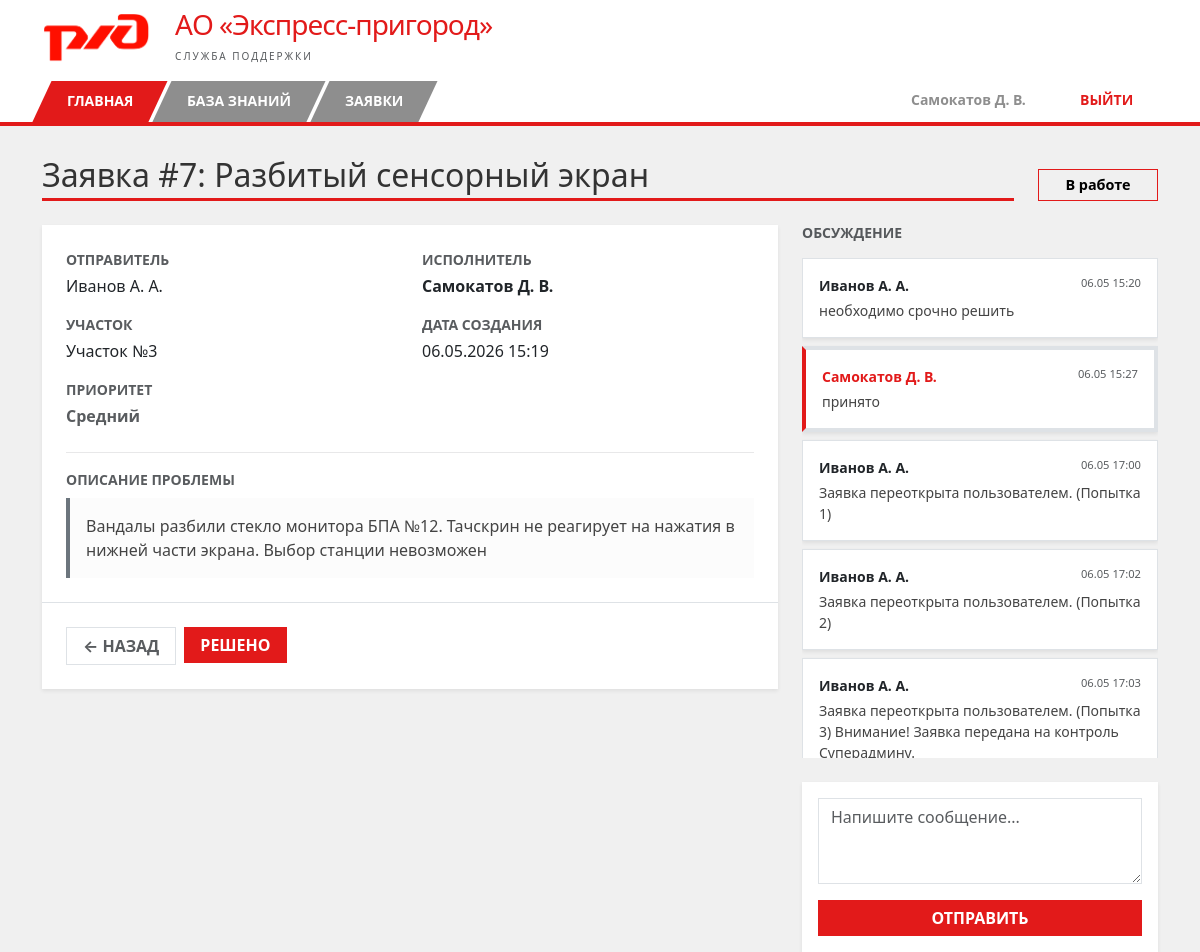
/tickets/7 (signed in), run on the app's committed database.
### app/models.py (models this page shows, shortened)
class User(UserMixin, db.Model):
    id = db.Column(db.Integer, primary_key=True)
    username = db.Column(db.String(64), index=True, unique=True, nullable=False)
    email = db.Column(db.String(120), unique=True, nullable=False)  # Новое поле
    phone = db.Column(db.String(20), nullable=False)                # Новое поле
    password_hash = db.Column(db.String(128))
    role = db.Column(db.String(20), default='employee') # employee, support, superadmin
    department = db.Column(db.String(50)) # IT, 1C, HR (только для support)
    tickets_created = db.relationship('Ticket', foreign_keys='Ticket.creator_id', backref='creator', lazy='dynamic')
    tickets_assigned = db.relationship('Ticket', foreign_keys='Ticket.assignee_id', backref='assignee', lazy='dynamic')

class Ticket(db.Model):
    id = db.Column(db.Integer, primary_key=True)
    title = db.Column(db.String(100), nullable=False)
    description = db.Column(db.Text, nullable=False)
    category = db.Column(db.String(50), nullable=False)
    priority = db.Column(db.String(20), default='Средний')
    status = db.Column(db.String(20), default='Новая')
    reopen_count = db.Column(db.Integer, default=0)
    created_at = db.Column(db.DateTime, index=True, default=datetime.utcnow)
    creator_id = db.Column(db.Integer, db.ForeignKey('user.id'), nullable=False)
    assignee_id = db.Column(db.Integer, db.ForeignKey('user.id'), nullable=True)
    comments = db.relationship('Comment', backref='ticket', lazy='dynamic', cascade='all, delete')
    closed_at = db.Column(db.DateTime, nullable=True)

class Comment(db.Model):
    id = db.Column(db.Integer, primary_key=True)
    text = db.Column(db.Text, nullable=False)
    created_at = db.Column(db.DateTime, default=datetime.utcnow)
    author_id = db.Column(db.Integer, db.ForeignKey('user.id'), nullable=False)
    ticket_id = db.Column(db.Integer, db.ForeignKey('ticket.id'), nullable=False)
    author = db.relationship('User', backref='comments')

### app/routes/tickets.py (the view, shortened to what this page needs)
@tickets_bp.route('/<int:id>', methods=['GET', 'POST'])
@login_required
def detail(id):
    ticket = Ticket.query.get_or_404(id)
    form = CommentForm()
    comments = ticket.comments.order_by(Comment.created_at.asc()).all()
    return render_template('tickets/detail.html', ticket=ticket, form=form, comments=comments)

### app/forms.py
class CommentForm(FlaskForm):
    text = TextAreaField('Написать комментарий...', validators=[DataRequired()])
    submit = SubmitField('Отправить')

### app/models.py (called while the page is built)
@login_manager.user_loader
def load_user(id):
    return User.query.get(int(id))

### app/templates/tickets/detail.html (shortened to what this page needs)
{% extends "base.html" %}
{% block content %}
<div class="mb-4 d-flex justify-content-between align-items-end">
    <div style="flex-grow: 1;">
        <h2 class="fw-light mb-1" style="color: #333;">Заявка #{{ ticket.id }}: {{ ticket.title }}</h2>
        <div style="width: 100%; height: 3px; background-color: #e21a1a;"></div>
    </div>
    <div class="ms-4">
        <span class="rounded-0 fw-bold py-1 px-3"
            style="display: inline-block; min-width: 120px; text-align: center; font-size: 0.9rem;
                    border: 1px solid #e21a1a; color: #000000;">
            {{ ticket.status }}
        </span>
    </div>
</div>
<div class="row">
    <div class="col-md-8">
        <div class="card shadow-sm border-0 rounded-0 mb-4">
            <div class="card-body p-4">
                <div class="row mb-4">
                    <div class="col-md-6">
                        <small class="text-uppercase text-muted fw-bold d-block mb-1">Отправитель</small>
                        <p class="mb-3">{{ ticket.creator.username }}</p>
                        <small class="text-uppercase text-muted fw-bold d-block mb-1">Участок</small>
                        <p class="mb-3">{{ ticket.category }}</p>
                        <small class="text-uppercase text-muted fw-bold d-block mb-1">Приоритет</small>
                        <p class="mb-0">
                            <span class="fw-bold {% if ticket.priority in ['Высокий', 'Критический'] %}text-danger{% else %}text-muted{% endif %}">
                                {{ ticket.priority }}
                            </span>
                        </p>
                    </div>
                    <div class="col-md-6">
                        <small class="text-uppercase text-muted fw-bold d-block mb-1">Исполнитель</small>
                        <p class="mb-3">
                            {% if ticket.assignee %}
                                <span class="text-dark fw-bold">{{ ticket.assignee.username }}</span>
                            {% else %}
                                <span class="text-muted italic">Не назначен</span>
                            {% endif %}
                        </p>
                        <small class="text-uppercase text-muted fw-bold d-block mb-1">Дата создания</small>
                        <p class="mb-0">{{ ticket.created_at.strftime('%d.%m.%Y %H:%M') }}</p>
                    </div>
                </div>
                <hr style="opacity: 0.1;">
                <small class="text-uppercase text-muted fw-bold d-block mb-2">Описание проблемы</small>
                <div class="p-3 bg-light border-start border-4 border-secondary" style="white-space: pre-wrap; color: #444; background-color: #fcfcfc !important;">{{ ticket.description }}</div>
            </div>
            <div class="card-footer bg-white border-top p-4 d-flex gap-2">
                <a href="{{ url_for('tickets.list_tickets') }}" class="btn rounded-0 border fw-bold small text-muted text-uppercase px-3">← Назад</a>
                {% if current_user.role in ['support', 'superadmin'] and ticket.status == 'В работе' and ticket.assignee_id == current_user.id %}
                <form action="{{ url_for('tickets.change_status', id=ticket.id) }}" method="POST">
                    <button type="submit" class="btn rounded-0 text-white fw-bold px-3" style="background-color: #e21a1a; border: none;">РЕШЕНО</button>
                </form>
                {% endif %}
            </div>
        </div>
    </div>
    <div class="col-md-4">
        <h5 class="text-uppercase small fw-bold text-muted mb-3">Обсуждение</h5>
        <div class="mb-4" style="max-height: 500px; overflow-y: auto;">
            {% if not comments %}
                <p class="text-muted small italic">Комментариев пока нет.</p>
            {% else %}
                {% for comment in comments %}
                <div class="p-3 mb-2 rounded-0 shadow-sm bg-white border
                    {% if comment.author.role in ['support', 'superadmin'] %}border-start border-4{% endif %}"
                    {% if comment.author.role in ['support', 'superadmin'] %}style="border-left-color: #e21a1a !important;"{% endif %}>
                    <div class="d-flex justify-content-between mb-1">
                        <small class="fw-bold"
                               style="{% if comment.author.role in ['support', 'superadmin'] %}color: #e21a1a;{% endif %}">
                            {{ comment.author.username }}
                        </small>
                        <small class="text-muted" style="font-size: 0.7rem;">{{ comment.created_at.strftime('%d.%m %H:%M') }}</small>
                    </div>
                    <p class="mb-0 small" style="white-space: pre-wrap; color: #444;">{{ comment.text }}</p>
                </div>
                {% endfor %}
            {% endif %}
        </div>
        {% if ticket.status != 'Закрыта' %}
        <div class="card border-0 rounded-0 shadow-sm">
            <div class="card-body p-3">
                <form method="POST">
                    <div class="mb-3">
                        {{ form.text(class="form-control rounded-0", rows=3, placeholder="Напишите сообщение...") }}
                    </div>
                    <button type="submit" class="btn w-100 fw-bold text-white rounded-0" style="background-color: #e21a1a; border: none;">ОТПРАВИТЬ</button>
                </form>
            </div>
        </div>
        {% else %}
        <div class="alert alert-secondary rounded-0 small text-center">Заявка закрыта</div>
        {% endif %}
    </div>
</div>
{% endblock %}

### app/templates/base.html (shortened to what this page needs)
<!DOCTYPE html>
<html lang="ru">
<head>
    <link href="https://cdn.jsdelivr.net/npm/bootstrap@5.3.0/dist/css/bootstrap.min.css" rel="stylesheet">
    <link rel="stylesheet" href="{{ url_for('static', filename='css/style.css') }}">
</head>
<body>
    <header class="bg-white py-2">
        <div class="container d-flex align-items-center">
            <a href="{{ url_for('main.index') }}">
                <img src="{{ url_for('static', filename='img/pid.png') }}" alt="РЖД" height="50">
            </a>
            <div class="ms-4">
                <h1 class="h3 mb-0" style="color: #e21a1a; font-weight: normal; letter-spacing: -1px;">
                    АО «Экспресс-пригород»
                </h1>
                <small class="text-muted text-uppercase" style="font-size: 10px; letter-spacing: 2px;">
                    Служба поддержки
                </small>
            </div>
        </div>
    </header>
    <nav class="rzd-nav-container">
        <div class="container">
            <div class="nav-wrapper">
                <ul class="nav">
                    {% if current_user.is_authenticated %}
                        <li class="nav-item active-red">
                            <a class="nav-link" href="{{ url_for('main.dashboard') }}">ГЛАВНАЯ</a>
                        </li>
                        <li class="nav-item">
                            <a class="nav-link" href="{{ url_for('knowledge.list_articles') }}">БАЗА ЗНАНИЙ</a>
                        </li>
                        <li class="nav-item">
                            <a class="nav-link" href="{{ url_for('tickets.list_tickets') }}">ЗАЯВКИ</a>
                        </li>
                    {% endif %}
                </ul>
                {% if current_user.is_authenticated %}
                <ul class="nav">
                    <li class="nav-item user-item">
                        <span class="nav-link-custom">
                            {{ current_user.username }}
                        </span>
                    </li>
                    <li class="nav-item logout-item">
                        <a class="nav-link-custom" href="{{ url_for('auth.logout') }}">ВЫЙТИ</a>
                    </li>
                </ul>
                {% endif %}
            </div>
        </div>
    </nav>
    <div class="container mt-4">
        {% block content %}{% endblock %}
    </div>
</body>
</html>

### app/static/css/style.css (style rules this page uses)
body { background-color: #f0f0f0; margin: 0; }
.rzd-nav-container { background-color: white; border-bottom: 4px solid #e21a1a; margin-bottom: 30px; }
.rzd-nav-container .nav { display: flex !important; padding: 0 !important; margin: 0 !important; list-style: none; gap: 4px; align-items: flex-end; }
.rzd-nav-container .nav-item { background-color: #8e8e8e; margin: 0 !important; padding: 0 !important; transform: skewX(-25deg); transition: 0.2s; border: none; }
.rzd-nav-container .nav-item .nav-link { display: block; padding: 12px 25px; color: white !important; text-decoration: none; font-weight: bold; font-size: 14px; transform: skewX(25deg); white-space: nowrap; line-height: 1.2; }
.rzd-nav-container .nav-item.active-red, .rzd-nav-container .nav-item:first-child { background-color: #e21a1a; }

### app/templates/base.html (style rules this page uses)
.nav-wrapper { display: flex; justify-content: space-between; align-items: flex-end; width: 100%; min-height: 48px; }
.user-item, .logout-item { background-color: #ffffff !important; transform: skewX(-25deg); border: 1px solid #ddd; border-bottom: none; transition: 0.2s; }
.user-item { margin-left: 20px; }
.logout-item { margin-left: 5px; }
.user-item .nav-link-custom { color: #8e8e8e !important; }
.logout-item .nav-link-custom { color: #e21a1a !important; }
.nav-link-custom { display: block; padding: 12px 25px; text-decoration: none; font-weight: bold; font-size: 14px; transform: skewX(25deg); background-color: transparent !important; white-space: nowrap; }

### data on the page
User: username "Самокатов Д. В.", assignee.username "Самокатов Д. В."
Ticket: id "7", title "Разбитый сенсорный экран", status "В работе", category "Участок №3", priority "Средний", created_at "06.05.2026 15:19", description "Вандалы разбили стекло монитора БПА №12. Тачскрин не реагирует на нажатия в нижней части экрана. Выбор станции невозможен"
User: creator.username "Иванов А. А."
Comment: author.username "Иванов А. А.", created_at "06.05 15:20", text "необходимо срочно решить"
Comment: author.username "Самокатов Д. В.", created_at "06.05 15:27", text "принято"
Comment: author.username "Иванов А. А.", created_at "06.05 17:00", text "Заявка переоткрыта пользователем. (Попытка 1)"
Comment: author.username "Иванов А. А.", created_at "06.05 17:02", text "Заявка переоткрыта пользователем. (Попытка 2)"
Comment: author.username "Иванов А. А.", created_at "06.05 17:03", text "Заявка переоткрыта пользователем. (Попытка 3) Внимание! Заявка передана на контроль Суперадмину."
